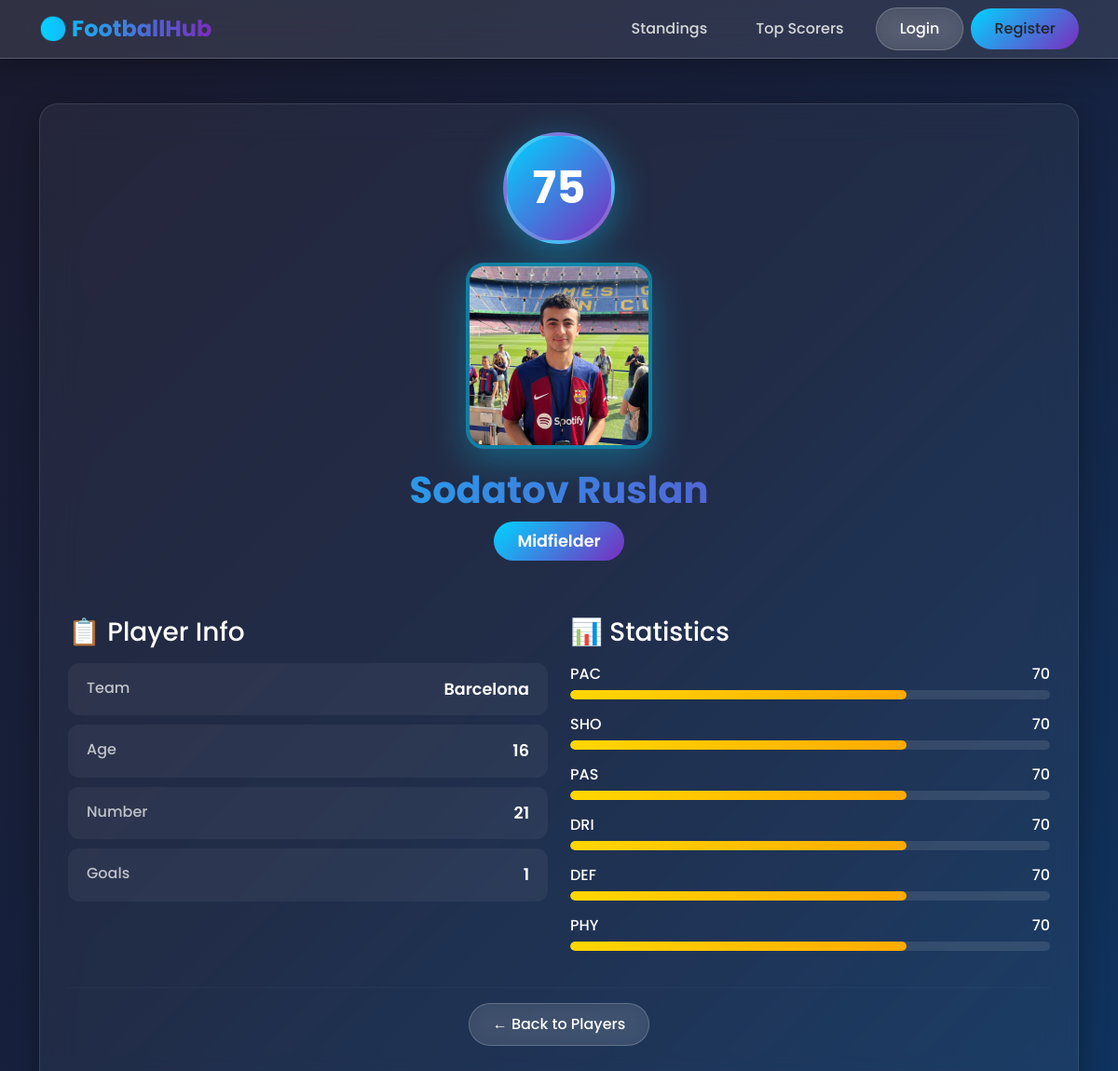
/player/1/, run on the app's committed database.
### football/models.py (models this page shows, shortened)
class Player(models.Model):
    POSITION_CHOICES = [
        ('GK', 'Goalkeeper'),
        ('DF', 'Defender'),
        ('MF', 'Midfielder'),
        ('FW', 'Forward'),
    ]
    team = models.ForeignKey(Team, on_delete=models.CASCADE, related_name='players')
    full_name = models.CharField(max_length=100)
    age = models.PositiveIntegerField()
    number = models.PositiveIntegerField()
    position = models.CharField(max_length=2, choices=POSITION_CHOICES)
    photo = models.ImageField(upload_to='players/', blank=True, null=True)
    overall = models.PositiveIntegerField(default=75)
    pace = models.PositiveIntegerField(default=70)
    shooting = models.PositiveIntegerField(default=70)
    passing = models.PositiveIntegerField(default=70)
    dribbling = models.PositiveIntegerField(default=70)
    defending = models.PositiveIntegerField(default=70)
    physical = models.PositiveIntegerField(default=70)
    def get_photo_url(self):
        if self.photo:
            return self.photo.url
        return '/static/images/player-placeholder.png'

class Team(models.Model):
    name = models.CharField(max_length=100)
    city = models.CharField(max_length=100)
    logo = models.ImageField(upload_to='teams/', blank=True, null=True)
    stadium = models.CharField(max_length=100, blank=True, null=True)
    capacity = models.PositiveIntegerField(blank=True, null=True)
    created_at = models.DateTimeField(auto_now_add=True)

### football/views.py (the view)
# urls.py: path('player/<int:pk>/', views.player_detail, name='player_detail'),
def player_detail(request, pk):
    player = get_object_or_404(Player, pk=pk)
    goals = MatchEvent.objects.filter(
        player=player,
        event_type='GOAL'
    ).count()
    context = {
        'player': player,
        'goals': goals,
    }
    return render(request, 'football/player_detail.html', context)

### templates/football/player_detail.html (shortened to what this page needs)
{% extends 'base.html' %}
{% block content %}
<div class="glass-card">
    <div class="player-header">
        <div class="overall-badge">{{ player.overall }}</div>
        <img src="{{ player.get_photo_url }}" alt="{{ player.full_name }}" class="player-photo">
        <h1 class="player-name">{{ player.full_name }}</h1>
        <span class="position-badge">{{ player.get_position_display }}</span>
    </div>
    <div class="row mb-4">
        <div class="col-md-6">
            <h3 class="mb-3">📋 Player Info</h3>
            <div class="info-row">
                <span class="info-label">Team</span>
                <span class="info-value">{{ player.team.name }}</span>
            </div>
            <div class="info-row">
                <span class="info-label">Age</span>
                <span class="info-value">{{ player.age }}</span>
            </div>
            <div class="info-row">
                <span class="info-label">Number</span>
                <span class="info-value">{{ player.number }}</span>
            </div>
            <div class="info-row">
                <span class="info-label">Goals</span>
                <span class="info-value">{{ goals }}</span>
            </div>
        </div>
        <div class="col-md-6">
            <h3 class="mb-3">📊 Statistics</h3>
            <div class="stat-bar-container">
                <div class="stat-label">
                    <span>PAC</span>
                    <span>{{ player.pace }}</span>
                </div>
                <div class="stat-bar">
                    <div class="stat-bar-fill {% if player.pace >= 85 %}stat-high{% elif player.pace >= 70 %}stat-medium{% else %}stat-low{% endif %}" style="width: {{ player.pace }}%;"></div>
                </div>
            </div>
            <div class="stat-bar-container">
                <div class="stat-label">
                    <span>SHO</span>
                    <span>{{ player.shooting }}</span>
                </div>
                <div class="stat-bar">
                    <div class="stat-bar-fill {% if player.shooting >= 85 %}stat-high{% elif player.shooting >= 70 %}stat-medium{% else %}stat-low{% endif %}" style="width: {{ player.shooting }}%;"></div>
                </div>
            </div>
            <div class="stat-bar-container">
                <div class="stat-label">
                    <span>PAS</span>
                    <span>{{ player.passing }}</span>
                </div>
                <div class="stat-bar">
                    <div class="stat-bar-fill {% if player.passing >= 85 %}stat-high{% elif player.passing >= 70 %}stat-medium{% else %}stat-low{% endif %}" style="width: {{ player.passing }}%;"></div>
                </div>
            </div>
            <div class="stat-bar-container">
                <div class="stat-label">
                    <span>DRI</span>
                    <span>{{ player.dribbling }}</span>
                </div>
                <div class="stat-bar">
                    <div class="stat-bar-fill {% if player.dribbling >= 85 %}stat-high{% elif player.dribbling >= 70 %}stat-medium{% else %}stat-low{% endif %}" style="width: {{ player.dribbling }}%;"></div>
                </div>
            </div>
            <div class="stat-bar-container">
                <div class="stat-label">
                    <span>DEF</span>
                    <span>{{ player.defending }}</span>
                </div>
                <div class="stat-bar">
                    <div class="stat-bar-fill {% if player.defending >= 85 %}stat-high{% elif player.defending >= 70 %}stat-medium{% else %}stat-low{% endif %}" style="width: {{ player.defending }}%;"></div>
                </div>
            </div>
            <div class="stat-bar-container">
                <div class="stat-label">
                    <span>PHY</span>
                    <span>{{ player.physical }}</span>
                </div>
                <div class="stat-bar">
                    <div class="stat-bar-fill {% if player.physical >= 85 %}stat-high{% elif player.physical >= 70 %}stat-medium{% else %}stat-low{% endif %}" style="width: {{ player.physical }}%;"></div>
                </div>
            </div>
        </div>
    </div>
    <hr style="border-color: rgba(255, 255, 255, 0.1);">
    <div class="text-center mb-4">
        <a href="{% url 'player_list' %}" class="btn btn-glass">
            ← Back to Players
        </a>
    </div>
</div>
{% endblock %}

### templates/base.html (style rules this page uses)
* { font-family: 'Poppins', sans-serif; }
body { background: linear-gradient(135deg, #1a1a2e 0%, #16213e 50%, #0f3460 100%); min-height: 100vh; color: #fff; }
.btn-glass { background: rgba(255, 255, 255, 0.1); backdrop-filter: blur(10px); border: 1px solid rgba(255, 255, 255, 0.2); color: #fff; padding: 10px 25px; border-radius: 25px; font-weight: 500; transition: all 0.3s ease; }
.glass-card { background: rgba(255, 255, 255, 0.05); backdrop-filter: blur(20px); border: 1px solid rgba(255, 255, 255, 0.1); border-radius: 20px; padding: 30px; box-shadow: 0 8px 32px rgba(0, 0, 0, 0.3); }

### templates/football/player_detail.html (style rules this page uses)
.player-header { text-align: center; margin-bottom: 40px; }
.overall-badge { width: 120px; height: 120px; border-radius: 50%; background: linear-gradient(135deg, #00d4ff, #7b2cbf); display: flex; align-items: center; justify-content: center; font-size: 3rem; font-weight: 700; margin: 0 auto 20px; box-shadow: 0 10px 40px rgba(0, 212, 255, 0.4); border: 4px solid rgba(255, 255, 255, 0.2); }
.player-photo { width: 200px; height: 200px; border-radius: 20px; object-fit: cover; border: 4px solid rgba(0, 212, 255, 0.5); margin: 0 auto 20px; display: block; box-shadow: 0 15px 40px rgba(0, 212, 255, 0.3); }
.player-name { font-size: 2.5rem; font-weight: 700; background: linear-gradient(90deg, #00d4ff, #7b2cbf); -webkit-background-clip: text; -webkit-text-fill-color: transparent; background-clip: text; margin-bottom: 10px; }
.position-badge { background: linear-gradient(135deg, #00d4ff, #7b2cbf); padding: 8px 25px; border-radius: 25px; font-weight: 600; font-size: 1.1rem; display: inline-block; margin-bottom: 20px; }
.info-row { display: flex; justify-content: space-between; padding: 15px 20px; background: rgba(255, 255, 255, 0.05); border-radius: 12px; margin-bottom: 10px; transition: all 0.3s ease; }
.info-label { color: rgba(255, 255, 255, 0.7); font-weight: 500; }
.info-value { font-weight: 600; font-size: 1.1rem; }
.stat-bar-container { margin-bottom: 15px; }
.stat-label { display: flex; justify-content: space-between; margin-bottom: 5px; font-weight: 500; }
.stat-bar { height: 10px; background: rgba(255, 255, 255, 0.1); border-radius: 5px; overflow: hidden; }
.stat-bar-fill { height: 100%; background: linear-gradient(90deg, #00d4ff, #7b2cbf); border-radius: 5px; transition: width 0.5s ease; }
.stat-medium { background: linear-gradient(90deg, #ffd700, #ffaa00); }

### data on the page
Player: overall "75", get_photo_url (picture), full_name "Sodatov Ruslan", position "Midfielder", team.name "Barcelona", age "16", number "21", pace "70", shooting "70", passing "70", dribbling "70", defending "70", physical "70"

### other printed values
{{ goals }} "1"
